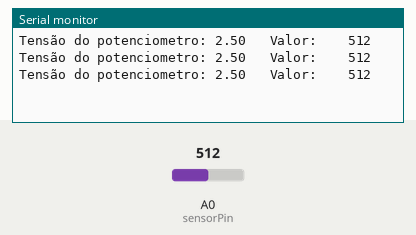
A sketch run on a simulated Arduino Uno, built with avr-gcc and run on an emulated ATmega328P. Parts: the last lines printed to the serial monitor. Inputs (shaded band) come from the test bench; at power-on: A0 (sensorPin) = 512.

Above: at 1.3 s.
1.4 s: A0 (sensorPin) set to 716
At 2.0 s:
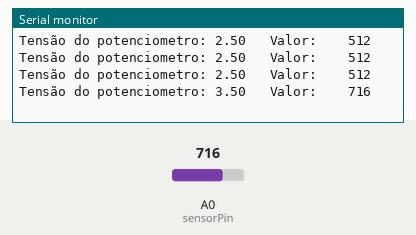
2.9 s: A0 (sensorPin) set to 900
At 3.5 s:
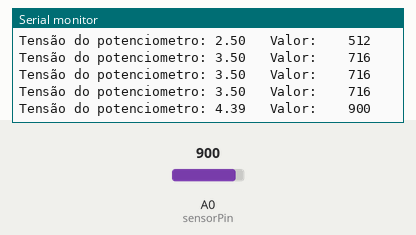
Timing chart, 0 to 5.9 s (numbered marks = the images above; inputs shaded):
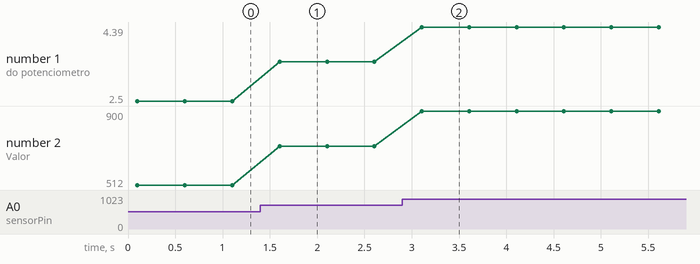

Measured:
- after the input at 1.4 s, the serial monitor: prints a new line after 0.20 s (image 1)
- after the input at 2.9 s, the serial monitor: prints a new line after 0.21 s (image 2)
- plotted number 1: 2.5 → 3.5 after the input at 1.4 s, 3.5 → 4.39 after the input at 2.9 s
- plotted number 2: 512 → 716 after the input at 1.4 s, 716 → 900 after the input at 2.9 s

The sketch:

potentiometer_analog_read.ino
```cpp
#define sensorPin A0 // define entrada analógica pino A0
int sensorValue = 0; // variável inteiro igual a zero
float voltage;       // variável numero fracionario

void setup()
{
    Serial.begin(9600); // monitor serial - velocidade 9600 Bps
    delay(100);         // atraso de 100 milisegundos
}

void loop()
{
    sensorValue = analogRead(sensorPin);  // leitura da entrada analógica A0
    voltage = sensorValue * (5.0 / 1024); // cálculo da tensão

    Serial.print("Tensão do potenciometro: "); // imprime no monitor serial
    Serial.print(voltage);                     // imprime a tensão
    Serial.print("   Valor:    ");             // imprime no monitor serial
    Serial.println(sensorValue);               // imprime o valor
    delay(500);                                // atraso de 500 milisegundos
}
```
